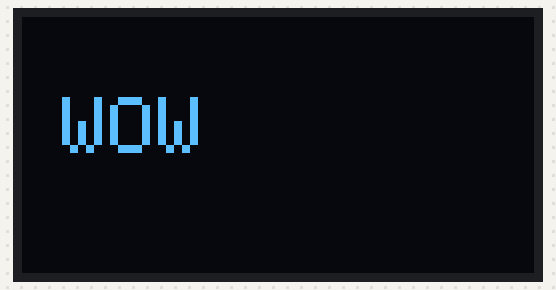
A sketch run on a simulated Arduino Uno, built with avr-gcc and run on an emulated ATmega328P. Parts: 128×64 one-colour display.

Above: at 2.1 s.
At 3.14 s:
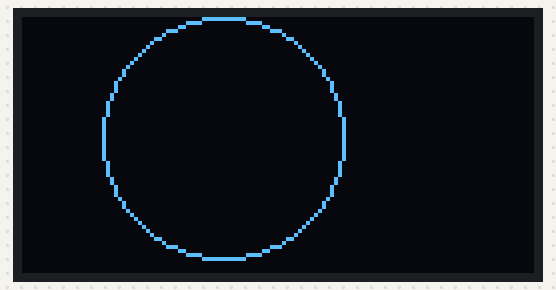

Measured:
- what the display in image 0 shows lasts 1.0 s, from 2.1 s to 3.1 s

The sketch:

sketch.ino
```cpp
#include <SPI.h>
#include <Wire.h>
#include <Adafruit_GFX.h>
#include <Adafruit_SSD1306.h>

//#define SSD1306_128_64
#define SCREEN_WIDTH 128 // OLED display width, in pixels
#define SCREEN_HEIGHT 64 // OLED display height, in pixels

#define OLED_RESET 4 // Reset pin # (or -1 if sharing Arduino reset pin)
Adafruit_SSD1306 display(SCREEN_WIDTH, SCREEN_HEIGHT, &Wire, OLED_RESET);

int mouth_radius=5;
int change=1;

void setup() {
  // put your setup code here, to run once:
  Serial.begin(115200);

  if(!display.begin(SSD1306_SWITCHCAPVCC, 0x3C)) {
    Serial.println(F("SSD1306 allocation failed"));
    for(;;);
  }

  delay(2000);
  // display.clearDisplay();

  // display.setTextSize(2);
  // display.setTextColor(WHITE);
  // display.setCursor(10, 20);
  // display.println("WHTEHATJR");
  // display.display();

}

void loop() {
  // put your main code here, to run repeatedly:
   // this speeds up the simulation
  display.clearDisplay();
  display.setTextSize(2);
  display.setTextColor(WHITE);
  display.setCursor(10, 20);
  display.println("WOW");
  display.display();
  delay(1000);
  display.clearDisplay();
  display.drawCircle(50,30,30,WHITE);
  display.display();
  display.drawCircle(30,20,5,WHITE);
  display.display();
  display.drawCircle(60,20,5,WHITE);
  display.display();
  display.drawCircle(45,50,5,WHITE);
  display.display();

}
```
